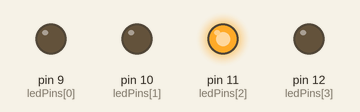
This sketch was run on a simulated Arduino Uno, built with avr-gcc and run on an emulated ATmega328P. On the bench: output pins drawn as LEDs (lit = HIGH).

Above: at 0.5 s.
At 0.8 s:
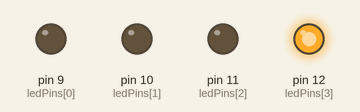
At 1.9 s:
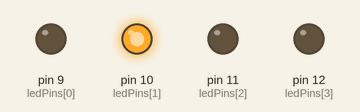
At 3.2 s:
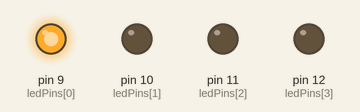
Timing chart, 0 to 3.7 s (numbered marks = the images above):
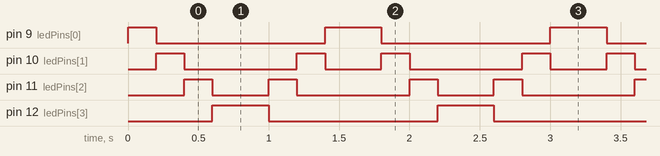

Measured:
- by itself, pin 9 (ledPins[0]): repeats every 1.6 s: LOW 1.2 s, HIGH 0.40 s
- by itself, pin 10 (ledPins[1]): repeats every 1.6 s: LOW 0.80 s, HIGH 0.20 s, LOW 0.40 s, HIGH 0.20 s
- by itself, pin 11 (ledPins[2]): repeats every 1.6 s: LOW 0.40 s, HIGH 0.20 s, LOW 0.80 s, HIGH 0.20 s
- by itself, pin 12 (ledPins[3]): alternates HIGH for 0.40 s and LOW for 1.2 s

The sketch:

ex05.ino
```cpp
int ledPins[] = {9, 10, 11, 12};
int numLeds = 4;

void setup()
{
  for (int i = 0; i < numLeds; i++)
  {
    pinMode(ledPins[i], OUTPUT);
  }
}

void loop()
{
  for (int i = 0; i < numLeds; i++)
  {
    digitalWrite(ledPins[i], HIGH);
    delay(200);
    digitalWrite(ledPins[i], LOW);
  }
  for (int i = numLeds - 1; i >= 0; i--)
  {
    digitalWrite(ledPins[i], HIGH);
    delay(200);
    digitalWrite(ledPins[i], LOW);
  }
}
```
